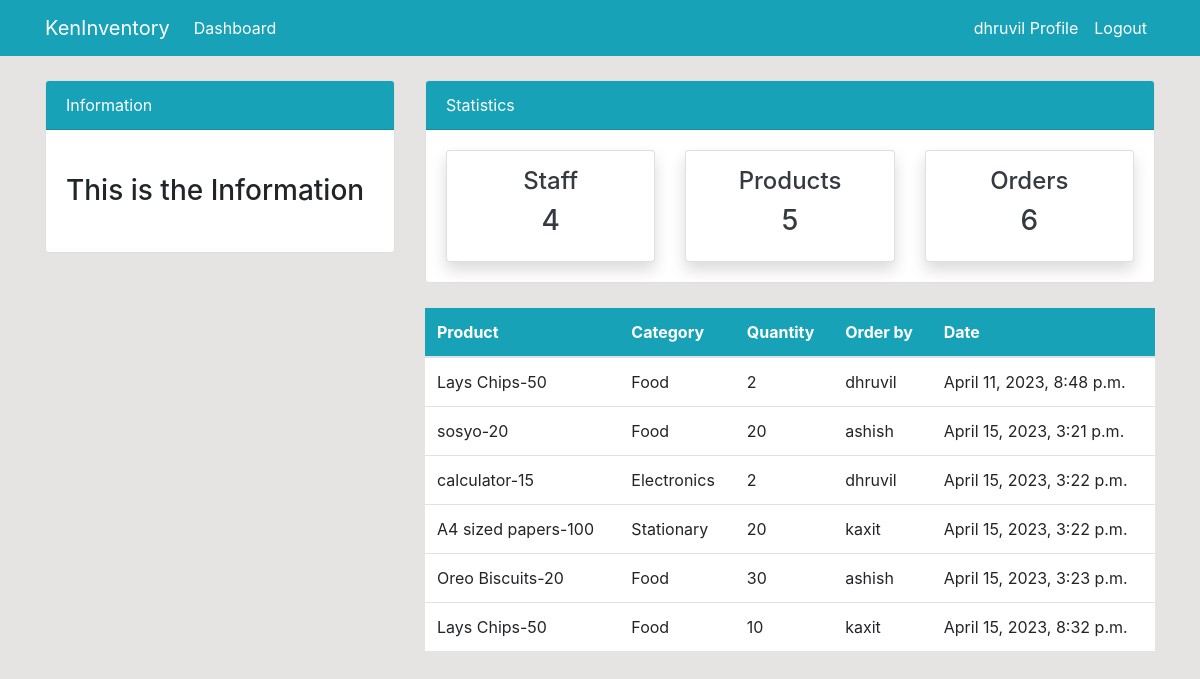
The app's page /order/ (signed in) with its own data.
### dashboard/models.py (models this page shows, shortened)
class Order(models.Model):
    product = models.ForeignKey(Product , on_delete=models.CASCADE , null=True)
    staff = models.ForeignKey(User , models.CASCADE , null=True)
    order_quantity = models.PositiveBigIntegerField(null=True)
    date = models.DateTimeField(auto_now_add= True)
    class Meta:
        verbose_name_plural = 'Order'

class Product(models.Model):
    name = models.CharField(max_length=100 , null = True)
    category = models.CharField(max_length=20 , choices= CATEGORY , null = True)
    quantity = models.PositiveBigIntegerField(null = True)
    class Meta:
        verbose_name_plural = 'Product'
    def __str__(self):
        return f'{self.name}-{self.quantity}'

### dashboard/views.py (the view)
# urls.py: path('order/', views.order, name='dashboard-order'),
@login_required(login_url='user-login')
def order(request):
    orders = Order.objects.all()
    orders_count = orders.count()
    workers_count = User.objects.all().count()
    products_count= Product.objects.all().count()
    context = {
        'orders' : orders,
        'workers_count':workers_count,
        'orders_count':orders_count,
        'products_count':products_count,
    }
    return render(request, 'dashboard/order.html', context)

### templates/dashboard/order.html (shortened to what this page needs)
{% extends 'partials/base.html' %}
{% block content %}
{% include 'partials/topnav.html' %}
 <div class="container">
    <div class="row my-4">
        <div class="col-md-4">
        </div>
        <div class="col-md-8">
            <table class="table bg-white">
                <thead class="bg-info">
                    <tr class="text-white">
                        <th scope="col">Product</th>
                        <th scope="col">Category</th>
                        <th scope="col">Quantity</th>
                        <th scope="col">Order by</th>
                        <th scope="col">Date</th>
                    </tr>
                </thead>
                <tbody>
                    {% for orders in orders%}
                    <tr>
                        <td>{{orders.product}}</td>
                        <td>{{orders.product.category}}</td>
                        <td>{{orders.order_quantity}}</td>
                        <td>{{orders.staff.username}}</td>
                        <td>{{orders.date}}</td>
                    </tr>
                    {% endfor %}
                </tbody>
            </table>
        </div>
    </div>
</div>
{% endblock %}

### templates/partials/base.html (shortened to what this page needs)
{% load static %}
<!doctype html>
<html lang="en">
  <head>
    <link rel="stylesheet" href="https://cdn.jsdelivr.net/npm/bootstrap@4.6.2/dist/css/bootstrap.min.css">
    <link rel="stylesheet" href="{% static '/style.css' %}">
  </head>
  <body>
    {% include 'partials/nav.html' %}
    {% block content %}
    {% endblock %}
  </body>
</html>

### templates/partials/nav.html (shortened to what this page needs)
<nav class="navbar navbar-expand-lg navbar-info bg-info">
    <div class="container">
        {% if user.is_authenticated %}
        <a class="navbar-brand text-white" href="index.html">KenInventory</a>
        <div class="collapse navbar-collapse" id="navbarSupportedContent">
            <ul class="navbar-nav mr-auto">
                <li class="nav-item active">
                    <a class="nav-link text-white" href="{% url 'dashboard-index'%}">Dashboard </a>
                </li>
            </ul>
            <ul class="navbar-nav ml-auto">
                <li class="nav-item active">
                    <a class="nav-link text-white" href="{% url 'user-profile'%}"> {{ user.username }} Profile </a>
                </li>
                <li class="nav-item">
                    <a class="nav-link text-white" href="{%  url 'user-logout' %}">Logout</a>
                </li>
            {% endif %}
        </div>
    </div>
</nav>

### templates/partials/topnav.html (shortened to what this page needs)
<div class="container">
    <div class="row mt-4">
        <div class="col-md-4">
            <div class="card">
                <div class="card-header bg-info text-white">
                    Information
                </div>
                <div class="card-body">
                    <marquee behavior="" direction="">
                        <h3 class="my-4">This is the Information</h3>
                    </marquee>
                </div>
            </div>
        </div>
        <div class="col-md-8">
            <div class="card">
                <div class="card-header bg-info text-white">
                    Statistics
                </div>
                <div class="card-body">
                    <div class="row">
                        <div class="col-md-4">
                            <a class="text-decoration-none text-dark" href="{% url 'dashboard-staff'%}">
                                <div class="card my-card shadow text-center p-3">
                                    <h4>Staff </h4>
                                    <h3>{{workers_count}}</h3>
                                </div>
                            </a>
                        </div>
                        <div class="col-md-4">
                            <a class="text-decoration-none text-dark" href="{% url 'dashboard-product'%}">
                                <div class="card my-card shadow text-center p-3">
                                    <h4>Products </h4>
                                    <h3>{{products_count}}</h3>
                                </div>
                            </a>
                        </div>
                        <div class="col-md-4">
                            <a class="text-decoration-none text-dark" href="{% url 'dashboard-order'%}">
                                <div class="card my-card shadow text-center p-3">
                                    <h4>Orders </h4>
                                    <h3>{{orders_count}}</h3>
                                </div>
                            </a>
                        </div>
                    </div>
                </div>
            </div>
        </div>
    </div>
</div>

### static/style.css (style rules this page uses)
body { background: rgb(230, 227, 227); }

### records on screen
Order: product "Lays Chips-50", product.category "Food", order_quantity "2", staff.username "dhruvil", date "April 11, 2023, 8:48 p.m."
Order: product "sosyo-20", product.category "Food", order_quantity "20", staff.username "ashish", date "April 15, 2023, 3:21 p.m."
Order: product "calculator-15", product.category "Electronics", order_quantity "2", staff.username "dhruvil", date "April 15, 2023, 3:22 p.m."
Order: product "A4 sized papers-100", product.category "Stationary", order_quantity "20", staff.username "kaxit", date "April 15, 2023, 3:22 p.m."
Order: product "Oreo Biscuits-20", product.category "Food", order_quantity "30", staff.username "ashish", date "April 15, 2023, 3:23 p.m."
Order: product "Lays Chips-50", product.category "Food", order_quantity "10", staff.username "kaxit", date "April 15, 2023, 8:32 p.m."

### other values on screen
{{ user.username }} "dhruvil"
{{ workers_count }} "4"
{{ products_count }} "5"
{{ orders_count }} "6"
